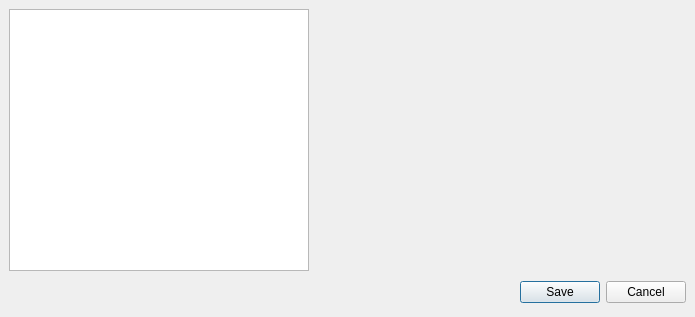
<ui version="4.0" >
 <author></author>
 <comment></comment>
 <exportmacro></exportmacro>
 <class>LearningDialog</class>
 <widget class="QDialog" name="LearningDialog" >
  <property name="geometry" >
   <rect>
    <x>0</x>
    <y>0</y>
    <width>695</width>
    <height>317</height>
   </rect>
  </property>
  <property name="windowTitle" >
   <string>Learning set editor</string>
  </property>
  <layout class="QVBoxLayout" >
   <property name="margin" >
    <number>9</number>
   </property>
   <property name="spacing" >
    <number>6</number>
   </property>
   <item>
    <layout class="QHBoxLayout" >
     <property name="margin" >
      <number>0</number>
     </property>
     <property name="spacing" >
      <number>6</number>
     </property>
     <item>
      <widget class="CMyListView" name="learningList" >
       <property name="sizePolicy" >
        <sizepolicy>
         <hsizetype>13</hsizetype>
         <vsizetype>13</vsizetype>
         <horstretch>0</horstretch>
         <verstretch>0</verstretch>
        </sizepolicy>
       </property>
       <property name="minimumSize" >
        <size>
         <width>300</width>
         <height>0</height>
        </size>
       </property>
       <property name="maximumSize" >
        <size>
         <width>16777215</width>
         <height>16777215</height>
        </size>
       </property>
       <property name="editTriggers" >
        <set>QAbstractItemView::NoEditTriggers</set>
       </property>
       <property name="alternatingRowColors" >
        <bool>true</bool>
       </property>
      </widget>
     </item>
     <item>
      <layout class="QVBoxLayout" >
       <property name="margin" >
        <number>0</number>
       </property>
       <property name="spacing" >
        <number>6</number>
       </property>
       <item>
        <widget class="SpectroDraw" name="spectroDraw" >
         <property name="sizePolicy" >
          <sizepolicy>
           <hsizetype>7</hsizetype>
           <vsizetype>5</vsizetype>
           <horstretch>0</horstretch>
           <verstretch>0</verstretch>
          </sizepolicy>
         </property>
         <property name="minimumSize" >
          <size>
           <width>300</width>
           <height>250</height>
          </size>
         </property>
         <property name="toolTip" >
          <string>Draws audio signal spectrogram</string>
         </property>
         <property name="whatsThis" >
          <string>Draws signal.</string>
         </property>
         <property name="layoutDirection" >
          <enum>Qt::LeftToRight</enum>
         </property>
        </widget>
       </item>
       <item>
        <spacer>
         <property name="orientation" >
          <enum>Qt::Vertical</enum>
         </property>
         <property name="sizeHint" >
          <size>
           <width>367</width>
           <height>201</height>
          </size>
         </property>
        </spacer>
       </item>
      </layout>
     </item>
    </layout>
   </item>
   <item>
    <layout class="QHBoxLayout" >
     <property name="margin" >
      <number>0</number>
     </property>
     <property name="spacing" >
      <number>6</number>
     </property>
     <item>
      <spacer>
       <property name="orientation" >
        <enum>Qt::Horizontal</enum>
       </property>
       <property name="sizeHint" >
        <size>
         <width>131</width>
         <height>31</height>
        </size>
       </property>
      </spacer>
     </item>
     <item>
      <widget class="QPushButton" name="okButton" >
       <property name="text" >
        <string>Save</string>
       </property>
      </widget>
     </item>
     <item>
      <widget class="QPushButton" name="cancelButton" >
       <property name="text" >
        <string>Cancel</string>
       </property>
      </widget>
     </item>
    </layout>
   </item>
  </layout>
 </widget>
 <pixmapfunction></pixmapfunction>
 <customwidgets>
  <customwidget>
   <class>SpectroDraw</class>
   <extends>QWidget</extends>
   <header>SpectroDraw.hxx</header>
   <container>0</container>
   <pixmap></pixmap>
  </customwidget>
  <customwidget>
   <class>CMyListView</class>
   <extends>QListView</extends>
   <header>MyListView.hxx</header>
   <container>0</container>
   <pixmap></pixmap>
  </customwidget>
 </customwidgets>
 <resources/>
 <connections>
  <connection>
   <sender>okButton</sender>
   <signal>clicked()</signal>
   <receiver>LearningDialog</receiver>
   <slot>accept()</slot>
   <hints>
    <hint type="sourcelabel" >
     <x>278</x>
     <y>253</y>
    </hint>
    <hint type="destinationlabel" >
     <x>96</x>
     <y>254</y>
    </hint>
   </hints>
  </connection>
  <connection>
   <sender>cancelButton</sender>
   <signal>clicked()</signal>
   <receiver>LearningDialog</receiver>
   <slot>reject()</slot>
   <hints>
    <hint type="sourcelabel" >
     <x>369</x>
     <y>253</y>
    </hint>
    <hint type="destinationlabel" >
     <x>179</x>
     <y>282</y>
    </hint>
   </hints>
  </connection>
 </connections>
</ui>
